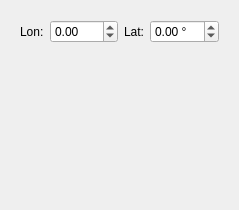
          <widget class="QWidget" name="pageMoveHeliographicStonyhurst">
           <layout class="QVBoxLayout" name="verticalLayout_4">
            <item>
             <widget class="QWidget" name="widget_4" native="true">
              <layout class="QGridLayout" name="gridLayout_10">
               <item row="0" column="2">
                <widget class="QLabel" name="label_37">
                 <property name="text">
                  <string>Lat:</string>
                 </property>
                </widget>
               </item>
               <item row="0" column="1">
                <widget class="QDoubleSpinBox" name="spinMoveHGSLon">
                 <property name="sizePolicy">
                  <sizepolicy hsizetype="Expanding" vsizetype="Fixed">
                   <horstretch>0</horstretch>
                   <verstretch>0</verstretch>
                  </sizepolicy>
                 </property>
                 <property name="suffix">
                  <string/>
                 </property>
                 <property name="minimum">
                  <double>-180.000000000000000</double>
                 </property>
                 <property name="maximum">
                  <double>180.000000000000000</double>
                 </property>
                 <property name="singleStep">
                  <double>0.100000000000000</double>
                 </property>
                 <property name="value">
                  <double>0.000000000000000</double>
                 </property>
                </widget>
               </item>
               <item row="0" column="0">
                <widget class="QLabel" name="label_38">
                 <property name="text">
                  <string>Lon:</string>
                 </property>
                </widget>
               </item>
               <item row="0" column="3">
                <widget class="QDoubleSpinBox" name="spinMoveHGSLat">
                 <property name="sizePolicy">
                  <sizepolicy hsizetype="Expanding" vsizetype="Fixed">
                   <horstretch>0</horstretch>
                   <verstretch>0</verstretch>
                  </sizepolicy>
                 </property>
                 <property name="suffix">
                  <string> °</string>
                 </property>
                 <property name="minimum">
                  <double>-90.000000000000000</double>
                 </property>
                 <property name="maximum">
                  <double>90.000000000000000</double>
                 </property>
                </widget>
               </item>
              </layout>
             </widget>
            </item>
            <item>
             <spacer name="verticalSpacer_6">
              <property name="orientation">
               <enum>Qt::Vertical</enum>
              </property>
              <property name="sizeHint" stdset="0">
               <size>
                <width>20</width>
                <height>147</height>
               </size>
              </property>
             </spacer>
            </item>
           </layout>
          </widget>
